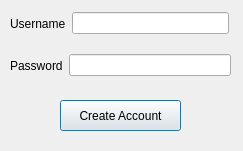
<?xml version="1.0" encoding="UTF-8"?>
<ui version="4.0">
 <class>login</class>
 <widget class="QDialog" name="login">
  <property name="geometry">
   <rect>
    <x>0</x>
    <y>0</y>
    <width>243</width>
    <height>151</height>
   </rect>
  </property>
  <property name="windowTitle">
   <string>Dialog</string>
  </property>
  <widget class="QPushButton" name="pushButton">
   <property name="geometry">
    <rect>
     <x>60</x>
     <y>100</y>
     <width>121</width>
     <height>31</height>
    </rect>
   </property>
   <property name="text">
    <string>Create Account</string>
   </property>
  </widget>
  <widget class="QWidget" name="">
   <property name="geometry">
    <rect>
     <x>10</x>
     <y>10</y>
     <width>219</width>
     <height>27</height>
    </rect>
   </property>
   <layout class="QHBoxLayout" name="horizontalLayout">
    <item>
     <widget class="QLabel" name="label">
      <property name="text">
       <string>Username</string>
      </property>
     </widget>
    </item>
    <item>
     <widget class="QLineEdit" name="usernameLine"/>
    </item>
   </layout>
  </widget>
  <widget class="QWidget" name="">
   <property name="geometry">
    <rect>
     <x>10</x>
     <y>50</y>
     <width>221</width>
     <height>31</height>
    </rect>
   </property>
   <layout class="QHBoxLayout" name="horizontalLayout_2">
    <item>
     <widget class="QLabel" name="label_2">
      <property name="text">
       <string>Password</string>
      </property>
     </widget>
    </item>
    <item>
     <widget class="QLineEdit" name="passwordLine"/>
    </item>
   </layout>
  </widget>
 </widget>
 <resources/>
 <connections/>
</ui>
